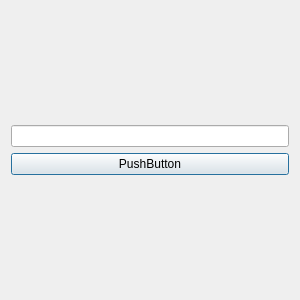
<?xml version="1.0" encoding="UTF-8"?>
<ui version="4.0">
 <class>ThresholdDialog</class>
 <widget class="QDialog" name="ThresholdDialog">
  <property name="geometry">
   <rect>
    <x>0</x>
    <y>0</y>
    <width>300</width>
    <height>300</height>
   </rect>
  </property>
  <property name="sizePolicy">
   <sizepolicy hsizetype="Fixed" vsizetype="Fixed">
    <horstretch>0</horstretch>
    <verstretch>0</verstretch>
   </sizepolicy>
  </property>
  <property name="minimumSize">
   <size>
    <width>300</width>
    <height>300</height>
   </size>
  </property>
  <property name="maximumSize">
   <size>
    <width>300</width>
    <height>300</height>
   </size>
  </property>
  <property name="windowTitle">
   <string>Dialog</string>
  </property>
  <layout class="QGridLayout" name="gridLayout">
   <item row="0" column="0">
    <layout class="QVBoxLayout" name="verticalLayout">
     <item>
      <widget class="QLineEdit" name="lineEdit"/>
     </item>
     <item>
      <widget class="QPushButton" name="pushButton">
       <property name="text">
        <string>PushButton</string>
       </property>
      </widget>
     </item>
    </layout>
   </item>
  </layout>
 </widget>
 <resources/>
 <connections/>
</ui>
